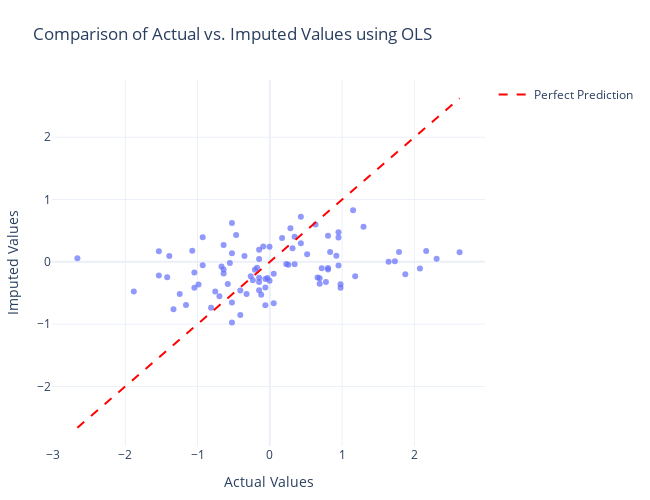

The notebook cell this image was saved under:
### Markdown cell above
## Evaluating the imputation results

Now let's compare the imputed values with the actual values to evaluate the performance of our imputer.

### Code cell
# Extract median predictions for evaluation
median_predictions = imputed_values[0.5]

# Create a scatter plot comparing actual vs. imputed values
min_val = min(actual_values.min().min(), median_predictions.min().min())
max_val = max(actual_values.max().max(), median_predictions.max().max())

# Convert data for plotting
plot_df = pd.DataFrame(
    {
        "Actual": actual_values.values.flatten(),
        "Imputed": median_predictions.values.flatten(),
    }
)

# Create the scatter plot
fig = px.scatter(
    plot_df,
    x="Actual",
    y="Imputed",
    opacity=0.7,
    title="Comparison of Actual vs. Imputed Values using OLS",
)

# Add the diagonal line (perfect prediction line)
fig.add_trace(
    go.Scatter(
        x=[min_val, max_val],
        y=[min_val, max_val],
        mode="lines",
        line=dict(color="red", dash="dash"),
        name="Perfect Prediction",
    )
)

# Update layout
fig.update_layout(
    xaxis_title="Actual Values",
    yaxis_title="Imputed Values",
    width=650,
    height=500,
    template="plotly_white",
    margin=dict(l=50, r=50, t=80, b=50),  # Adjust margins
)

fig.show()

### Figure 1 — Plotly figure (JSON) as saved in the notebook; plotly's stock layout.template omitted (floating-point values rounded to 4 significant figures)
{"data": [{"hovertemplate": "Actual=%{x}<br>Imputed=%{y}<extra></extra>", "legendgroup": "", "marker": {"color": "#636efa", "opacity": 0.7, "symbol": "circle"}, "mode": "markers", "name": "", "orientation": "v", "showlegend": false, "type": "scatter", "x": [2.625, -0.5242, 2.163, 1.152, 0.805, 2.076, 0.6316, 2.308, -0.5242, 0.7761, 0.9784, -1.42, -1.16, 0.3138, -0.582, -1.535, 0.805, 0.4294, -2.662, 0.2849, -0.2641, 0.9495, -0.1485, 0.3427, -0.2063, -0.6397, -0.4664, -1.073, -0.5242, 0.7183, 0.1693, 0.05374, 0.05374, -0.3508, 0.9495, 1.643, -0.2352, 0.6605, 0.5161, -0.03295, -0.004053, -0.004053, -1.391, -0.09074, 0.9206, 0.6894, -0.8131, -0.9287, -0.7553, -0.1485, -1.535, -0.4086, -0.1485, -0.1774, 1.874, -0.5242, 0.6894, -0.9287, -0.06184, -0.6975, 1.73, -0.6686, -1.044, 0.2271, -0.1196, 1.296, 1.181, -0.1485, -1.333, -0.3219, -0.4086, 0.8339, 0.9495, -1.044, -0.5531, 0.805, 1.787, 0.3427, 0.4294, 0.256, -0.06184, -0.9865, -0.06184, 0.9784, -0.1485, -0.6397, -1.882, -1.247, -0.6397], "xaxis": "x", "y": [0.155, 0.624, 0.1724, 0.8285, -0.09854, -0.1049, 0.5975, 0.05167, -0.9756, -0.3245, -0.3613, -0.2461, -0.6936, 0.2172, -0.3545, -0.2172, 0.4191, 0.7244, 0.05816, 0.5391, -0.2295, -0.0584, -0.4562, 0.4012, -0.1281, 0.2696, 0.4305, 0.1788, -0.6509, -0.1018, 0.3839, -0.6653, -0.1891, 0.09192, 0.4764, 0.002712, -0.2936, -0.2514, 0.1205, -0.2573, -0.3028, 0.2427, 0.09354, 0.2475, 0.09767, -0.2626, -0.7359, -0.05504, -0.4755, -0.3221, 0.1692, -0.8529, 0.04745, -0.09663, -0.201, 0.1393, -0.3535, 0.3949, -0.2743, -0.5534, 0.01133, -0.07422, -0.1707, -0.03422, -0.5279, 0.5616, -0.2292, 0.1958, -0.7612, -0.5146, -0.4611, 0.1596, 0.3917, -0.4168, -0.01814, -0.1226, 0.1566, -0.03765, 0.2996, -0.0483, -0.4123, -0.3646, -0.695, -0.4178, -0.2539, -0.1235, -0.4768, -0.5167, -0.1864], "yaxis": "y"}, {"line": {"color": "red", "dash": "dash"}, "mode": "lines", "name": "Perfect Prediction", "type": "scatter", "x": [-2.662, 2.625], "y": [-2.662, 2.625]}], "layout": {"height": 500, "legend": {"tracegroupgap": 0}, "margin": {"b": 50, "l": 50, "r": 50, "t": 80}, "title": {"text": "Comparison of Actual vs. Imputed Values using OLS"}, "width": 650, "xaxis": {"anchor": "y", "domain": [0, 1], "title": {"text": "Actual Values"}}, "yaxis": {"anchor": "x", "domain": [0, 1], "title": {"text": "Imputed Values"}}}}
